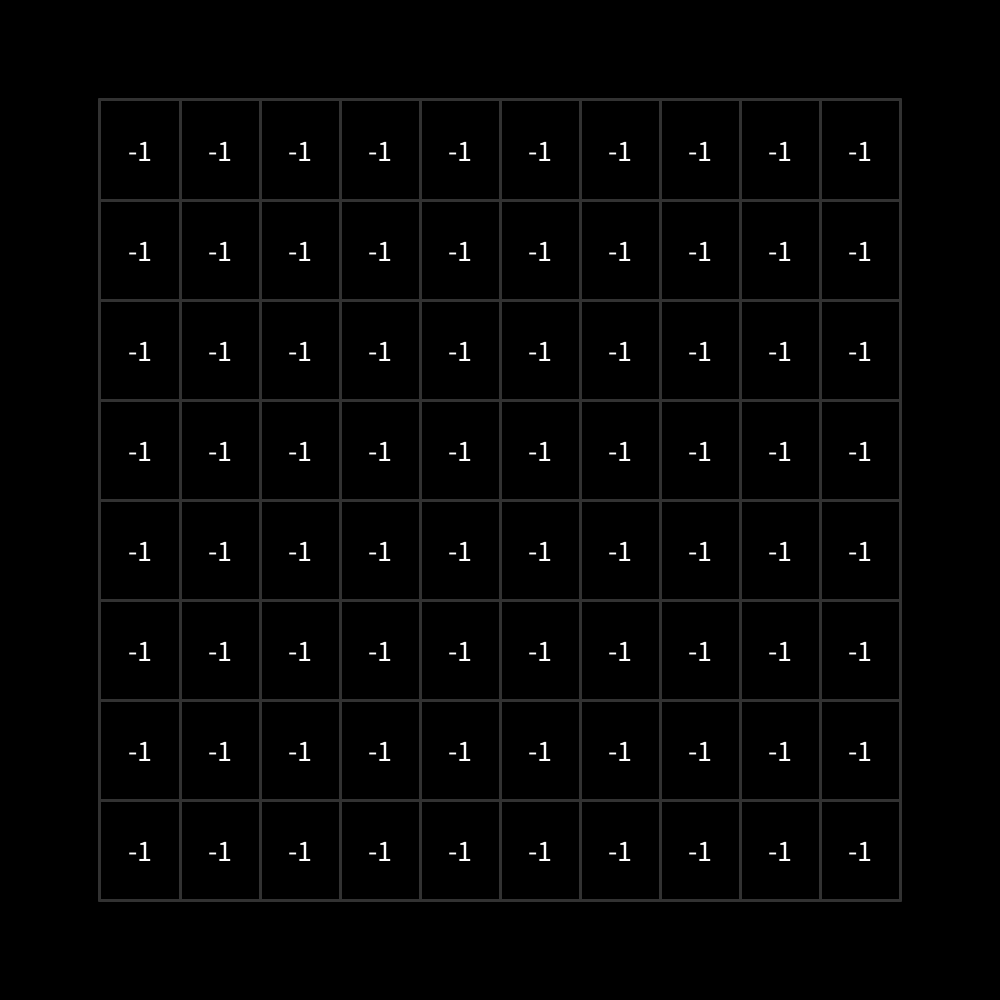
Frame 1 (no input)
Frame 60 (the mouse pressed at the canvas centre just before this capture): identical to frame 1, image omitted
Frame 120 (the mouse held since frame 60 and released just before this capture): identical to frame 1, image omitted

The Processing sketch that drew this single still picture (run headless with seeded random() and noise(); from frame 60 on, the mouse is pressed at the canvas centre):

// Processing sketch: allDistanceSketch
// ── allDistanceSketch.pde
final int myRows = 8;
final int myColumns = 10;
final int myWidth = 1000;
final int myHeight = 1000;
float boardW;
float boardH;
float marginX, marginY; //margens do tabuleiro
float sColumns, sRows; //espaço entre colunas e linhas
int mColumns, mRows; //coluna e linha onde se encontra o rato
final float boardsize = 0.8;

int Row, Column, Position;
float x, y;

final int delay = 1000;
int t1 = 0;

color windowColor;
int colors;
final color black = color(0, 0, 0);
final color white = color(255, 255, 255);
color[] myColor = {color(0, 125, 0), color(0, 128, 0), color(255, 99,71), color(64, 224, 208)};

int [][] board;
int [][] distance;


//----------------------------------------------------------------------------------

void setup(){
  board = new int [myRows][myColumns];
  distance = new int[myRows][myColumns];
  windowColor = black;
  marginX = (1-boardsize)*0.5*width;
  marginY = (1-boardsize)*0.5*height;
  boardW = myWidth * boardsize;
  boardH = myHeight * boardsize;
  sColumns = boardW / myColumns;
  sRows = boardH / myRows;
  MatrixUpdate(distance, -1);

}

void Text(color white, int size){
 textAlign(CENTER, CENTER);
 textSize(size);
 fill(white);
}


int countWhile(int[][] m, int Rows, int Columns, int x, int r, int c, int dv, int dh){
  int result = 0;
  while(c >= 0 && c < Columns && r >= 0 && r < Rows && m[r][c] == x){
   c += dh;
   r += dv;
   result++;
  }
  return result;
}

void Matrix(int Rows, int Columns){
  fill(255);
  stroke(50);
  strokeWeight(3);
   for(int i=0; i<=Rows; i++){//8
    line(marginX, sRows * i + marginX, boardH + marginX, sRows * i + marginX);
   }
  for(int i=0; i<=Columns; i++){ //10
  line(sColumns * i + marginY, marginY, sColumns * i + marginY, boardW + marginY);
    }
}

 void MatrixUpdate(int[][]m, int x){
    for(int r = 0; r < myRows; r++)
      for(int c = 0; c < myColumns; c++)
        m[r][c] = x;
 }

//Criar as bolas
void Balls(int Rows, int Columns){
 for(int r = 0; r<Rows;r++){
   for(int c= 0; c < Columns; c++){
     if(board[r][c] > 0){
       ellipseMode(CORNER);
       strokeWeight(3);
       fill(myColor[colors]);
       ellipse(c*sColumns+marginX, r*sRows+marginY, sColumns, sRows);
       }
     }
  }
}

void Distance(){
 Text(white, 30);
 for(int r = 0; r < myRows; r++){
  for(int c = 0; c < myColumns; c++)
   text(distance[r][c], c * sColumns + marginX + sColumns/2, r*sRows+marginY+sRows/2);
   textMode(CORNER);
 }
}


int Cell(float x, float y){
  Row = int((y-marginY)/sRows);
  Column = int((x-marginX)/sColumns);
  int result = Row*myColumns + Column;
  return result;
}

void North(int[][]m, int[][]d, int r, int c, int x){
  if(r>0 && d[r-1][c] == -1 && m[r-1][c] == 0)
    d[r-1][c] = x+1;
}

void South(int[][]m, int[][]d, int r, int c, int x){
  if(r < myRows - 1 && d[r+1][c] == -1 && m[r+1][c] == 0)
    d[r+1][c] = x+1;
}

void Este(int[][]m, int[][]d, int r, int c, int x){
  if(c < myColumns -1 && d[r][c+1] == -1 && m[r][c+1] == 0)
    d[r][c+1] = x+1;
}

void NE(int[][]m, int[][]d, int r, int c, int x){
  if(r > 0 && c < myColumns -1 && d[r-1][c+1] == -1 && m[r-1][c+1] == 0)
    d[r-1][c+1] = x+1;
}

void SE(int[][]m, int[][]d, int r, int c, int x){
  if(r < myRows -1 && c < myColumns -1 && d[r+1][c+1] == -1 && m[r+1][c+1] == 0)
    d[r+1][c+1] = x+1;
}

void West(int[][]m, int[][]d, int r, int c, int x){
  if(c > 0 && d[r][c-1] == -1 && m[r][c-1] == 0)
    d[r][c-1] = x+1;
}

void NW(int[][]m, int[][]d, int r, int c, int x){
  if(r > 0 && c > 0 && d[r-1][c-1] == -1 && m[r-1][c-1] == 0)
    d[r-1][c-1] = x+1;
}

void SW (int[][]m, int[][]d, int r, int c, int x){
  if(r < myRows -1 && c > 0 && d[r+1][c-1] == -1 && m[r+1][c-1] == 0)
    d[r+1][c-1] = x+1;
}

//Calcular todas as distancias na vertical, horizontal e diagonal
void allDistances(int[][]m, int Rows, int Columns, int r, int c, int[][]d){
  d[r][c] = 0;
  int x = 0;
  int loop = 0;
  while(loop < Rows * Columns){
    for(int i = 0; i < Rows; i++){
     for(int j = 0; j < Columns; j++){
       if(d[i][j]==x){
        North(m, d, i, j, x);
        South(m, d, i, j, x); 
        Este(m, d, i, j, x);
        NE(m, d, i, j, x);
        SE(m, d, i, j, x);
        West(m, d, i, j, x); 
        NW(m, d, i, j, x);
        SW(m, d, i, j, x);
       }
     }
    }
    loop++;
    x++;
  }
}

void settings(){
  size(myWidth, myHeight);
}


void draw(){
  background(windowColor);
  Matrix(myRows, myColumns);
  Balls(myRows, myColumns);
  Distance();
  //if(millis() >= t1 + delay)
    //update();
}

void mouseClicked(){
  t1 = millis();
  if(mouseX < (myWidth - marginX) && mouseX > marginX && mouseY > marginY && mouseY < (myHeight - marginY)){
      MatrixUpdate(distance, -1);
      Position = Cell(mouseX, mouseY);
      noStroke();
      board[Row][Column]= +1;
      colors = int(random(1))+1;
      allDistances(board, myRows, myColumns, Position/myColumns, Position%myColumns, distance);
     
  }
}
